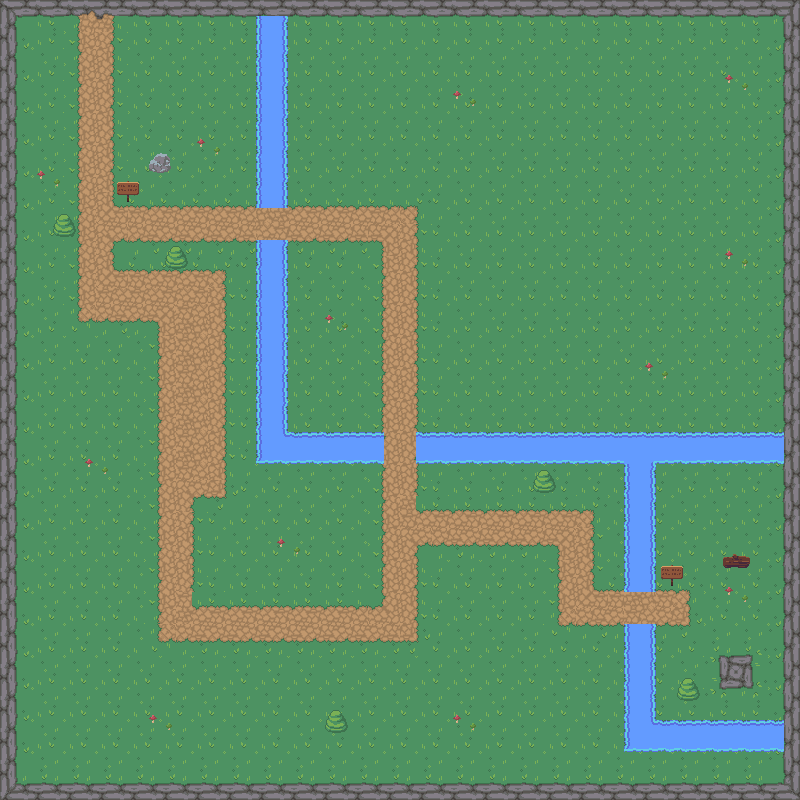

This game map was drawn from its Tiled (.tmx) file and the tilesets committed beside it. A one-line description and the trimmed map source follow:
An orthogonal 50x50 tile map with 16x16 px tiles, 5 tile layers (background, walls, water, path, ...) and 23 objects (20x collision, positionInit, enter_l1, spawn_map).

<map version="1.10" tiledversion="1.11.2" orientation="orthogonal" renderorder="left-down" width="50" height="50" tilewidth="16" tileheight="16" infinite="0" nextlayerid="7" nextobjectid="44">
 <tileset firstgid="1" source="nature.tsx" />
 <layer id="1" name="background" width="50" height="50">
  <data>[2500 cells, 2500 non-empty, 4 distinct tile ids]</data>
 </layer>
 <layer id="2" name="walls" width="50" height="50">
  <data>[2500 cells, 384 non-empty, 34 distinct tile ids]</data>
 </layer>
 <layer id="3" name="water" width="50" height="50">
  <data>[2500 cells, 170 non-empty, 21 distinct tile ids]</data>
 </layer>
 <layer id="4" name="path" width="50" height="50">
  <data>[2500 cells, 525 non-empty, 66 distinct tile ids]</data>
 </layer>
 <layer id="6" name="decorations" width="50" height="50">
  <data>[2500 cells, 84 non-empty, 20 distinct tile ids]</data>
 </layer>
 <objectgroup id="5" name="Objects">
  <object id="19" type="collision" x="-1" y="1" width="798" height="15" />
  <object id="20" type="collision" x="0" y="16" width="14" height="784" />
  <object id="21" type="collision" x="16" y="784" width="783" height="16" />
  <object id="22" type="collision" x="782" y="1" width="17" height="800" />
  <object id="23" type="collision" x="256" y="16" width="32" height="192" />
  <object id="24" type="collision" x="257" y="239" width="30" height="224" />
  <object id="25" type="collision" x="286" y="432" width="97" height="30" />
  <object id="26" type="collision" x="416" y="432" width="369" height="31" />
  <object id="27" type="collision" x="623" y="462" width="32" height="130" />
  <object id="28" type="collision" x="625" y="624" width="30" height="126" />
  <object id="29" type="collision" x="656" y="720" width="126" height="30" />
  <object id="30" name="positionInit" x="173" y="91">
   <point />
  </object>
  <object id="31" type="collision" x="151" y="154" width="17" height="19" />
  <object id="32" type="collision" x="55" y="216" width="19" height="20" />
  <object id="34" type="collision" x="168" y="249" width="17" height="18" />
  <object id="35" type="collision" x="326" y="710" width="20" height="22" />
  <object id="36" type="collision" x="535" y="471" width="23" height="24" />
  <object id="37" type="collision" x="679" y="678" width="17" height="21" />
  <object id="38" type="collision" x="116" y="181" width="25" height="14" />
  <object id="40" type="collision" x="726" y="555" width="22" height="14" />
  <object id="41" type="collision" x="662" y="566" width="20" height="20" />
  <object id="42" name="enter_l1" x="717" y="655" width="36" height="34" />
  <object id="43" name="spawn_map" x="741" y="597">
   <point />
  </object>
 </objectgroup>
</map>
